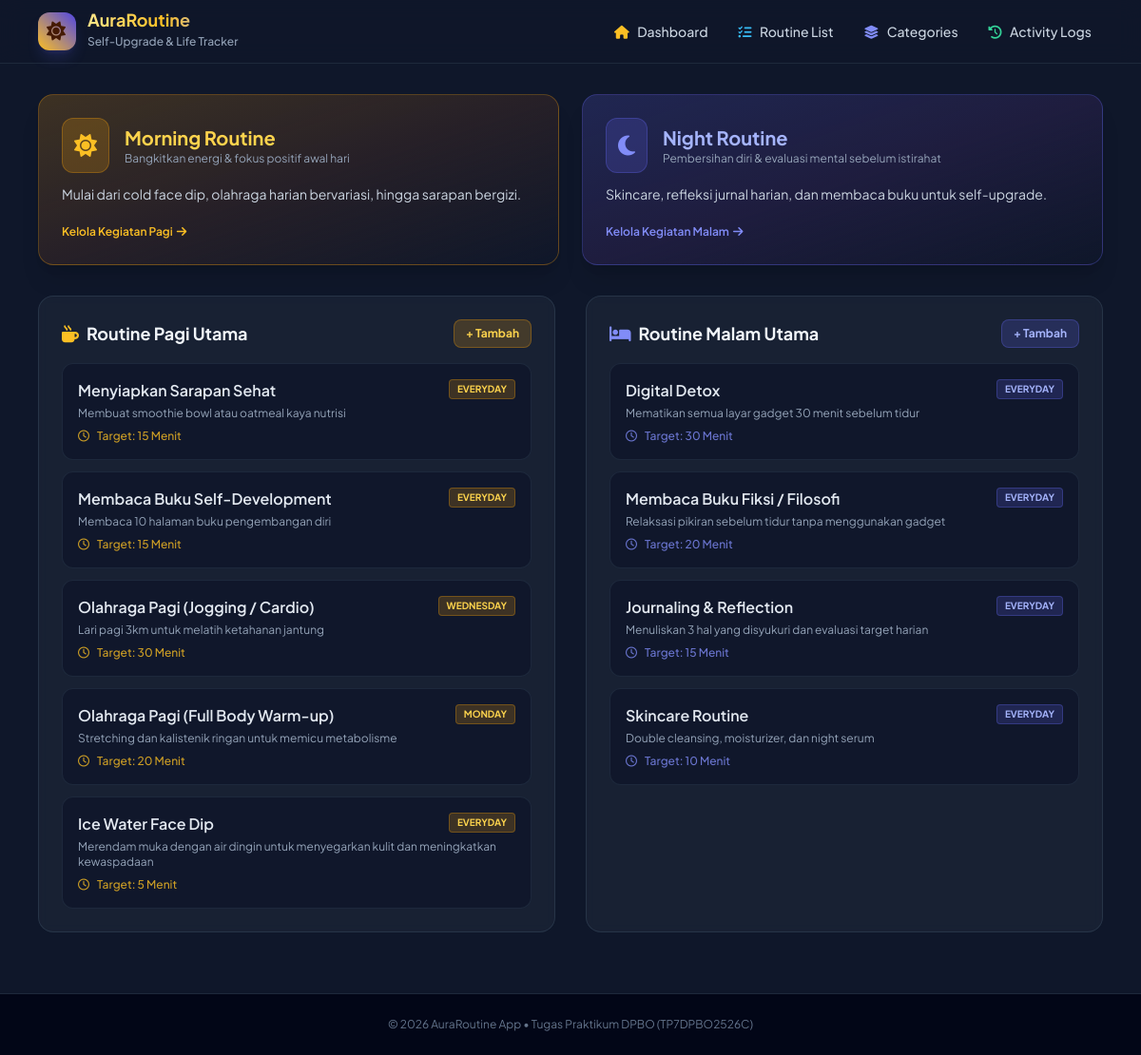
The page / on the database its author committed.
### tables this page shows
CREATE TABLE IF NOT EXISTS `routines` (
    `id` INT AUTO_INCREMENT PRIMARY KEY,
    `category_id` INT NOT NULL,
    `title` VARCHAR(100) NOT NULL,
    `description` TEXT,
    `day_of_week` ENUM('Everyday', 'Monday', 'Tuesday', 'Wednesday', 'Thursday', 'Friday', 'Saturday', 'Sunday') DEFAULT 'Everyday',
    `target_duration_minutes` INT DEFAULT 15,
    FOREIGN KEY (`category_id`) REFERENCES `categories`(`id`) ON DELETE CASCADE
);

### classes/Routine.php (called while the page is built, shortened)
<?php
class Routine {
    private $conn;
    private $table_name = "routines";
    public function __construct($db) {
        $this->conn = $db;
    }
    public function readByCategory($category_id) {
        $query = "SELECT r.*, c.name as category_name
                  FROM " . $this->table_name . " r
                  JOIN categories c ON r.category_id = c.id
                  WHERE r.category_id = ?
                  ORDER BY r.id DESC";
        $stmt = $this->conn->prepare($query);
        $stmt->bind_param("i", $category_id);
        $stmt->execute();
        return $stmt->get_result();
    }
}
?>

### index.php (the view, shortened to what this page needs)
<?php
require_once 'classes/Routine.php';
$database = new Database();
$db = $database->getConnection();
$routineObj = new Routine($db);
$morningRoutines = $routineObj->readByCategory(1);
$nightRoutines = $routineObj->readByCategory(2);
include 'views/header.php';
?>
<div class="grid grid-cols-1 md:grid-cols-2 gap-6 mb-8">
    <div class="relative overflow-hidden rounded-2xl bg-gradient-to-br from-amber-500/20 via-orange-500/10 to-slate-900 border border-amber-500/30 p-6 shadow-xl">
        <div class="flex items-center gap-4 mb-3">
            <div class="p-3 bg-amber-500/20 rounded-xl text-amber-400 border border-amber-500/30">
                <i class="fa-solid fa-sun text-2xl"></i>
            </div>
            <div>
                <h2 class="text-xl font-bold text-amber-300">Morning Routine</h2>
                <p class="text-xs text-slate-400">Bangkitkan energi & fokus positif awal hari</p>
            </div>
        </div>
        <p class="text-sm text-slate-300 mb-4">Mulai dari cold face dip, olahraga harian bervariasi, hingga sarapan bergizi.</p>
        <a href="routines.php" class="inline-flex items-center text-xs font-semibold text-amber-400 hover:text-amber-300">Kelola Kegiatan Pagi <i class="fa-solid fa-arrow-right ml-1"></i></a>
    </div>
    <div class="relative overflow-hidden rounded-2xl bg-gradient-to-br from-indigo-500/20 via-purple-500/10 to-slate-900 border border-indigo-500/30 p-6 shadow-xl">
        <div class="flex items-center gap-4 mb-3">
            <div class="p-3 bg-indigo-500/20 rounded-xl text-indigo-400 border border-indigo-500/30">
                <i class="fa-solid fa-moon text-2xl"></i>
            </div>
            <div>
                <h2 class="text-xl font-bold text-indigo-300">Night Routine</h2>
                <p class="text-xs text-slate-400">Pembersihan diri & evaluasi mental sebelum istirahat</p>
            </div>
        </div>
        <p class="text-sm text-slate-300 mb-4">Skincare, refleksi jurnal harian, dan membaca buku untuk self-upgrade.</p>
        <a href="routines.php" class="inline-flex items-center text-xs font-semibold text-indigo-400 hover:text-indigo-300">Kelola Kegiatan Malam <i class="fa-solid fa-arrow-right ml-1"></i></a>
    </div>
</div>
<div class="grid grid-cols-1 lg:grid-cols-2 gap-8 mb-8">
    <div class="bg-slate-800/60 rounded-2xl border border-slate-700/60 p-6 backdrop-blur-sm">
        <h3 class="text-lg font-bold text-slate-100 mb-4 flex items-center justify-between">
            <span class="flex items-center gap-2"><i class="fa-solid fa-mug-hot text-amber-400"></i> Routine Pagi Utama</span>
            <a href="routines.php?action=add" class="text-xs bg-amber-500/20 hover:bg-amber-500/30 text-amber-300 px-3 py-1.5 rounded-lg border border-amber-500/30 transition">+ Tambah</a>
        </h3>
        <div class="space-y-3">
            <?php if ($morningRoutines->num_rows > 0): ?>
                <?php while ($row = $morningRoutines->fetch_assoc()): ?>
                    <div class="p-4 rounded-xl bg-slate-900/80 border border-slate-700/40 hover:border-amber-500/40 transition">
                        <div class="flex justify-between items-start mb-1">
                            <h4 class="font-semibold text-slate-200"><?= htmlspecialchars($row['title']); ?></h4>
                            <span class="text-[10px] uppercase font-bold px-2 py-0.5 rounded bg-amber-500/20 text-amber-300 border border-amber-500/30"><?= htmlspecialchars($row['day_of_week']); ?></span>
                        </div>
                        <p class="text-xs text-slate-400 mb-2"><?= htmlspecialchars($row['description']); ?></p>
                        <div class="flex items-center gap-2 text-xs text-amber-400/80 font-medium">
                            <i class="fa-regular fa-clock"></i> Target: <?= $row['target_duration_minutes']; ?> Menit
                        </div>
                    </div>
                <?php endwhile; ?>
            <?php else: ?>
                <p class="text-sm text-slate-500 italic">Belum ada rutinitas pagi.</p>
            <?php endif; ?>
        </div>
    </div>
    <div class="bg-slate-800/60 rounded-2xl border border-slate-700/60 p-6 backdrop-blur-sm">
        <h3 class="text-lg font-bold text-slate-100 mb-4 flex items-center justify-between">
            <span class="flex items-center gap-2"><i class="fa-solid fa-bed text-indigo-400"></i> Routine Malam Utama</span>
            <a href="routines.php?action=add" class="text-xs bg-indigo-500/20 hover:bg-indigo-500/30 text-indigo-300 px-3 py-1.5 rounded-lg border border-indigo-500/30 transition">+ Tambah</a>
        </h3>
        <div class="space-y-3">
            <?php if ($nightRoutines->num_rows > 0): ?>
                <?php while ($row = $nightRoutines->fetch_assoc()): ?>
                    <div class="p-4 rounded-xl bg-slate-900/80 border border-slate-700/40 hover:border-indigo-500/40 transition">
                        <div class="flex justify-between items-start mb-1">
                            <h4 class="font-semibold text-slate-200"><?= htmlspecialchars($row['title']); ?></h4>
                            <span class="text-[10px] uppercase font-bold px-2 py-0.5 rounded bg-indigo-500/20 text-indigo-300 border border-indigo-500/30"><?= htmlspecialchars($row['day_of_week']); ?></span>
                        </div>
                        <p class="text-xs text-slate-400 mb-2"><?= htmlspecialchars($row['description']); ?></p>
                        <div class="flex items-center gap-2 text-xs text-indigo-400/80 font-medium">
                            <i class="fa-regular fa-clock"></i> Target: <?= $row['target_duration_minutes']; ?> Menit
                        </div>
                    </div>
                <?php endwhile; ?>
            <?php else: ?>
                <p class="text-sm text-slate-500 italic">Belum ada rutinitas malam.</p>
            <?php endif; ?>
        </div>
    </div>
</div>
<?php include 'views/footer.php'; ?>

### views/header.php (shortened to what this page needs)
<!DOCTYPE html>
<html lang="id">
<head>
    <script src="https://cdn.tailwindcss.com"></script>
    <link href="https://cdnjs.cloudflare.com/ajax/libs/font-awesome/6.4.0/css/all.min.css" rel="stylesheet">
</head>
<body class="bg-slate-900 text-slate-100 min-h-screen flex flex-col">
    <nav class="border-b border-slate-800 bg-slate-900/80 backdrop-blur-md sticky top-0 z-50">
        <div class="max-w-6xl mx-auto px-4 py-3 flex justify-between items-center">
            <a href="index.php" class="flex items-center gap-3">
                <div class="w-10 h-10 rounded-xl bg-gradient-to-tr from-amber-400 to-indigo-600 flex items-center justify-center text-slate-950 font-bold text-xl shadow-lg shadow-indigo-500/20">
                    <i class="fa-solid me-0.5 fa-sun text-amber-950"></i>
                </div>
                <div>
                    <h1 class="font-bold text-lg leading-none bg-gradient-to-r from-amber-200 via-amber-400 to-indigo-300 bg-clip-text text-transparent">AuraRoutine</h1>
                    <span class="text-xs text-slate-400 font-medium">Self-Upgrade & Life Tracker</span>
                </div>
            </a>
            <div class="flex items-center gap-1 md:gap-2">
                <a href="index.php" class="px-3 py-2 rounded-lg text-sm font-medium hover:bg-slate-800 text-slate-300 transition-colors"><i class="fa-solid fa-house text-amber-400 mr-1.5"></i> Dashboard</a>
                <a href="routines.php" class="px-3 py-2 rounded-lg text-sm font-medium hover:bg-slate-800 text-slate-300 transition-colors"><i class="fa-solid fa-list-check text-sky-400 mr-1.5"></i> Routine List</a>
                <a href="categories.php" class="px-3 py-2 rounded-lg text-sm font-medium hover:bg-slate-800 text-slate-300 transition-colors"><i class="fa-solid fa-layer-group text-indigo-400 mr-1.5"></i> Categories</a>
                <a href="logs.php" class="px-3 py-2 rounded-lg text-sm font-medium hover:bg-slate-800 text-slate-300 transition-colors"><i class="fa-solid fa-clock-rotate-left text-emerald-400 mr-1.5"></i> Activity Logs</a>
            </div>
        </div>
    </nav>
    <main class="flex-grow max-w-6xl w-full mx-auto px-4 py-8">

### views/footer.php
    </main>
    <footer class="border-t border-slate-800 bg-slate-950 py-6 text-center text-xs text-slate-500">
        <p>© 2026 AuraRoutine App • Tugas Praktikum DPBO (TP7DPBO2526C)</p>
    </footer>
</body>
</html>

### views/header.php (style rules this page uses)
body { font-family: 'Plus Jakarta Sans', sans-serif; }

### rows shown on the page
routines: title "Menyiapkan Sarapan Sehat", day_of_week "EVERYDAY", description "Membuat smoothie bowl atau oatmeal kaya nutrisi", target_duration_minutes "15"
routines: title "Membaca Buku Self-Development", day_of_week "EVERYDAY", description "Membaca 10 halaman buku pengembangan diri", target_duration_minutes "15"
routines: title "Olahraga Pagi (Jogging / Cardio)", day_of_week "WEDNESDAY", description "Lari pagi 3km untuk melatih ketahanan jantung", target_duration_minutes "30"
routines: title "Olahraga Pagi (Full Body Warm-up)", day_of_week "MONDAY", description "Stretching dan kalistenik ringan untuk memicu metabolisme", target_duration_minutes "20"
routines: title "Ice Water Face Dip", day_of_week "EVERYDAY", description "Merendam muka dengan air dingin untuk menyegarkan kulit dan meningkatkan kewaspadaan", target_duration_minutes "5"
routines: title "Digital Detox", day_of_week "EVERYDAY", description "Mematikan semua layar gadget 30 menit sebelum tidur", target_duration_minutes "30"
routines: title "Membaca Buku Fiksi / Filosofi", day_of_week "EVERYDAY", description "Relaksasi pikiran sebelum tidur tanpa menggunakan gadget", target_duration_minutes "20"
routines: title "Journaling & Reflection", day_of_week "EVERYDAY", description "Menuliskan 3 hal yang disyukuri dan evaluasi target harian", target_duration_minutes "15"
routines: title "Skincare Routine", day_of_week "EVERYDAY", description "Double cleansing, moisturizer, dan night serum", target_duration_minutes "10"
